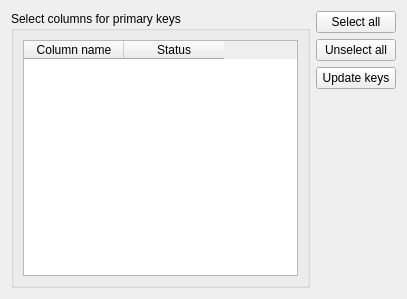
<?xml version="1.0" encoding="UTF-8"?>
<ui version="4.0">
 <class>SelectPKey</class>
 <widget class="QWidget" name="SelectPKey">
  <property name="geometry">
   <rect>
    <x>0</x>
    <y>0</y>
    <width>407</width>
    <height>299</height>
   </rect>
  </property>
  <property name="windowTitle">
   <string>Select primary keys</string>
  </property>
  <layout class="QGridLayout" name="gridLayout_2">
   <item row="0" column="0">
    <layout class="QHBoxLayout" name="horizontalLayout">
     <item>
      <widget class="QGroupBox" name="groupBox">
       <property name="title">
        <string>Select columns for primary keys</string>
       </property>
       <layout class="QGridLayout" name="gridLayout">
        <item row="0" column="0">
         <widget class="QTableWidget" name="m_columnsTable">
          <column>
           <property name="text">
            <string>Column name</string>
           </property>
           <property name="textAlignment">
            <set>AlignHCenter|AlignVCenter|AlignCenter</set>
           </property>
          </column>
          <column>
           <property name="text">
            <string>Status</string>
           </property>
           <property name="textAlignment">
            <set>AlignHCenter|AlignVCenter|AlignCenter</set>
           </property>
          </column>
         </widget>
        </item>
       </layout>
      </widget>
     </item>
     <item>
      <layout class="QVBoxLayout" name="verticalLayout">
       <item>
        <widget class="QPushButton" name="m_selectAllPushButton">
         <property name="text">
          <string>Select all</string>
         </property>
        </widget>
       </item>
       <item>
        <widget class="QPushButton" name="m_unselectAllPushButton">
         <property name="text">
          <string>Unselect all</string>
         </property>
        </widget>
       </item>
       <item>
        <widget class="QPushButton" name="m_updateKeysPushButton">
         <property name="text">
          <string>Update keys</string>
         </property>
        </widget>
       </item>
       <item>
        <spacer name="verticalSpacer">
         <property name="orientation">
          <enum>Qt::Vertical</enum>
         </property>
         <property name="sizeHint" stdset="0">
          <size>
           <width>20</width>
           <height>40</height>
          </size>
         </property>
        </spacer>
       </item>
      </layout>
     </item>
    </layout>
   </item>
  </layout>
 </widget>
 <resources/>
 <connections>
  <connection>
   <sender>m_selectAllPushButton</sender>
   <signal>clicked()</signal>
   <receiver>SelectPKey</receiver>
   <slot>on_m_selectAllPushButton_clicked()</slot>
   <hints>
    <hint type="sourcelabel">
     <x>358</x>
     <y>22</y>
    </hint>
    <hint type="destinationlabel">
     <x>203</x>
     <y>149</y>
    </hint>
   </hints>
  </connection>
  <connection>
   <sender>m_unselectAllPushButton</sender>
   <signal>clicked()</signal>
   <receiver>SelectPKey</receiver>
   <slot>on_m_unselectAllPushButton_clicked()</slot>
   <hints>
    <hint type="sourcelabel">
     <x>358</x>
     <y>51</y>
    </hint>
    <hint type="destinationlabel">
     <x>203</x>
     <y>149</y>
    </hint>
   </hints>
  </connection>
  <connection>
   <sender>m_updateKeysPushButton</sender>
   <signal>clicked()</signal>
   <receiver>SelectPKey</receiver>
   <slot>on_m_updateKeysPushButton_clicked()</slot>
   <hints>
    <hint type="sourcelabel">
     <x>358</x>
     <y>80</y>
    </hint>
    <hint type="destinationlabel">
     <x>203</x>
     <y>149</y>
    </hint>
   </hints>
  </connection>
 </connections>
 <slots>
  <slot>on_m_selectAllPushButton_clicked()</slot>
  <slot>on_m_unselectAllPushButton_clicked()</slot>
  <slot>on_m_updateKeysPushButton_clicked()</slot>
 </slots>
</ui>
